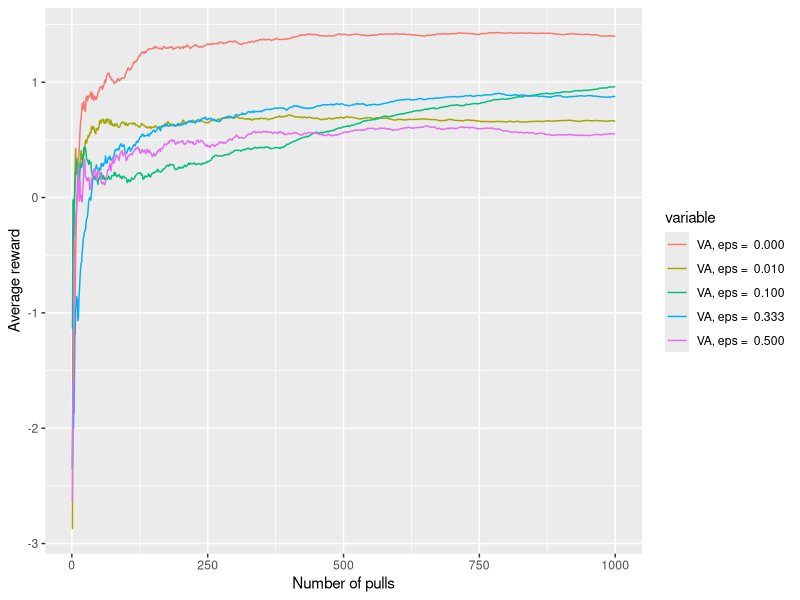

This chart was generated by the following R code:
library(ggplot2)
library(reshape2)


num.of.pulls <- 1000    # How many times to pull the lever?
num.of.bandits <- 10    # How many bandis are there to choose from?

# Generate means and standard deviations for each bandit.
bandit.means <- rnorm(num.of.bandits, mean=0, sd=1)
bandit.sds <- rep(1, num.of.bandits)

# Select the bandit with the largest mean.
best.bandit <- which.max(bandit.means)

# First try the sample-average method that always chooses the bandit whose
# average of sample rewards gotten so far is the largest. Then try
# \epsilon-greedy action-value methods that with \epsilon probability uniformly
# choose a random bandit instead of the most promising one. This introduces
# some exploration instead of just exploiting all the time.

epsilons <- c(0, 1/100, 1/10, 1/3, 1/2)

bandit.estimated.means <- matrix(0, nrow=length(epsilons), ncol=num.of.bandits)
bandit.times.pulled <- matrix(0, nrow=length(epsilons), ncol=num.of.bandits)
best.mean.history <- matrix(0, nrow=length(epsilons), ncol=num.of.pulls)
reward.history <- matrix(0, nrow=length(epsilons), ncol=num.of.pulls)
pull.history <- matrix(0, nrow=length(epsilons), ncol=num.of.pulls)


for (j in 1:length(epsilons)) {
    for (i in 1:num.of.pulls) {

        # Determine which bandit to pull.
        if (runif(1) < epsilons[j]) {
            bandit <- sample(1:num.of.bandits, size=1)
        } else {
            bandit <- which.max(bandit.estimated.means[j, ])
        }

        # Generate a reward.
        reward <- rnorm(n=1, mean=bandit.means[bandit], sd=bandit.sds[bandit])

        # Bookkeeping for nice plots.
        reward.history[j, i] <- reward
        pull.history[j, i] <- bandit
        best.mean.history[j, i] <- max(bandit.estimated.means[j, ])

        # Increment sample average.
        bandit.times.pulled[j, bandit] <- bandit.times.pulled[j, bandit] + 1
        avg <- bandit.estimated.means[j, bandit]
        bandit.estimated.means[j, bandit] <-
            avg + (reward-avg) / bandit.times.pulled[j, bandit]

    }
}

# Plot mean reward per pull history for different epsilon choices.

avg.rewards <- apply(reward.history, 1, function(row) {
    cumsum(row) / 1:num.of.pulls
})

EpsilonToColumnName <- function (epsilon) {
    paste("VA, eps = ", sprintf("%.3f", epsilon))
}

avg.reward.per.pull <- as.data.frame(avg.rewards)
colnames(avg.reward.per.pull) <- sapply(epsilons, EpsilonToColumnName)
avg.reward.per.pull$pull <- 1:num.of.pulls

colors <- rainbow(length(epsilons))

df <- melt(avg.reward.per.pull, id="pull")

p <- ggplot(df, aes(x=pull, y=value, color=variable)) +
    geom_line() +
    xlab("Number of pulls") +
    ylab("Average reward")
print(p)
